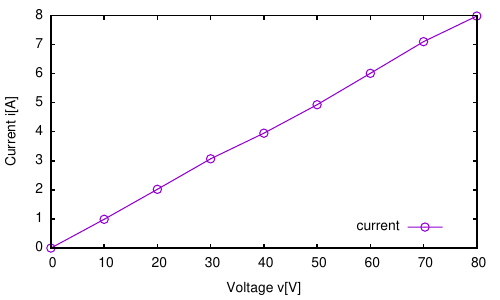

Write gnuplot code to recreate this figure.
# カラー PDF(拡張モード) で出力、文字サイズは10
set term pdf color enhanced fsize 10
# 出力ファイル名は graph1.pdf
set output "graph1.pdf"
# そのままだと枠線が細すぎるので 4pt に設定
set border 15 lw 4
# X 軸ラベル名
set xlabel "Voltage v[V]"
# Y 軸ラベル名
set ylabel "Current i[A]"
# key を書く場合の場所を指定(書かないなら nokey にする)
set key at 75,1
# 外部ファイル名を指定("jikken.txt")、ポイントと線(w lp)、線の太さ3(lw 3)、ポイントタイプ○(pt 6)、ポイントサイズ2(ps 2)、タイトルは"current" (title "current")
plot "jikken.txt" w lp lw 3 pt 6 ps 2 title "current"
quit
